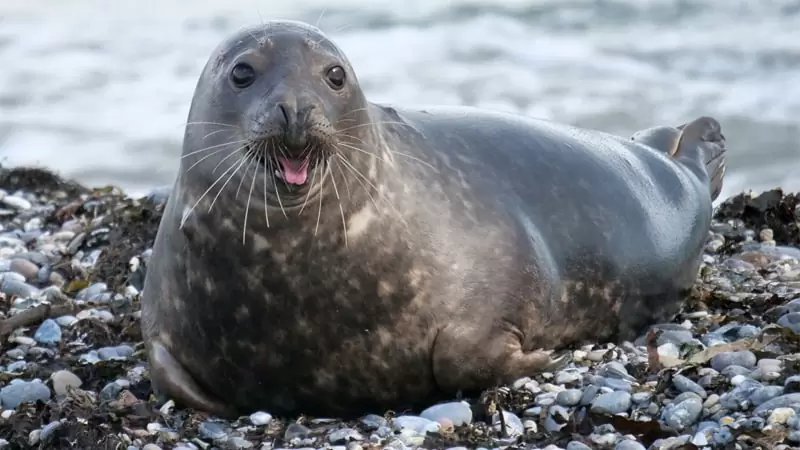
#> input picture opencv_101/seal1.png, 800 x 450 px
$ python getting_setting_pixels.py -i seal1.png
#> lines starting #> are read from the running program, lines starting #| are printed output that depends on the picture; after the words box and inside, x2 and y2 are one past the last pixel; in counts of white or black regions, pixels touching at a corner belong together
# USAGE
# python getting_setting_pixels.py -i seal1.png

# import the necessary packages
import argparse
import cv2

# construct the argument parser and parse the arguments
ap = argparse.ArgumentParser()
ap.add_argument("-i", "--image", type=str, default="seal1.png",
	help="path to the input image")
args = vars(ap.parse_args())

# load the image, grab its spatial dimensions (width and height),
# and then display the original image to our screen
image = cv2.imread(args["image"])
#> image is the input picture: shape (450, 800, 3); mean B, G, R 135, 129.7, 125.9
(h, w) = image.shape[:2]
#> h = 450; w = 800
cv2.imshow("Original", image)

# images are simply NumPy arrays -- with the origin (0, 0) located at
# the top-left of the image
(b, g, r) = image[0, 0]
#> b = 238; g = 233; r = 227
print("Pixel at (0, 0) - Red: {}, Green: {}, Blue: {}".format(r, g, b))
#| Pixel at (0, 0) - Red: 227, Green: 233, Blue: 238

# access the pixel located at x=50, y=20
(b, g, r) = image[30, 50]
#> b = 248; g = 239; r = 231
print("Pixel at (50, 20) - Red: {}, Green: {}, Blue: {}".format(r, g, b))
#| Pixel at (50, 20) - Red: 231, Green: 239, Blue: 248

# update the pixel at (50, 20) and set it to red
image[30, 50] = (0, 0, 255)
#> image: shape (450, 800, 3); under 0.01% of pixels changed, all inside (x1, y1, x2, y2) = (50, 30, 51, 31)
(b, g, r) = image[30, 50]
#> b = 0; g = 0; r = 255
print("Pixel at (30, 20) - Red: {}, Green: {}, Blue: {}".format(r, g, b))
#| Pixel at (30, 20) - Red: 255, Green: 0, Blue: 0

# compute the center of the image, which is simply the width and height
# divided by two
(cX, cY) = (w // 2, h // 2)
#> cX = 400; cY = 225

# since we are using NumPy arrays, we can apply array slicing to grab
# large chunks/regions of interest from the image -- here we grab the
# top-left corner of the image
tl = image[0:cY, 0:cX]
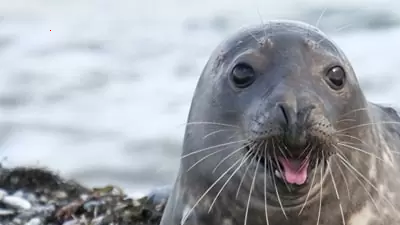
#> tl: shape (225, 400, 3); mean B, G, R 173.6, 167.5, 163.3
cv2.imshow("Top-Left Corner", tl)

# in a similar fashion, we can crop the top-right, bottom-right, and
# bottom-left corners of the image and then display them to our
# screen
tr = image[0:cY, cX:w]
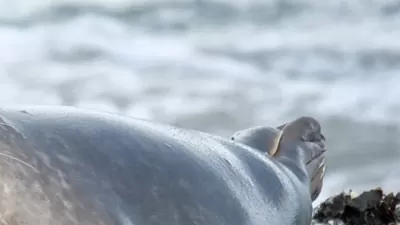
#> tr: shape (225, 400, 3); mean B, G, R 186.9, 175.8, 165
br = image[cY:h, cX:w]
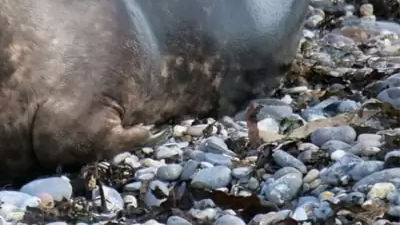
#> br: shape (225, 400, 3); mean B, G, R 105, 103, 103
bl = image[cY:h, 0:cX]
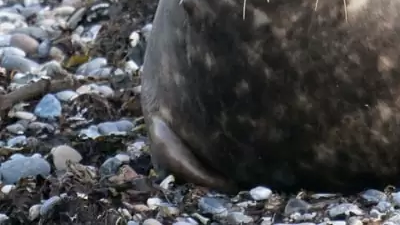
#> bl: shape (225, 400, 3); mean B, G, R 74.3, 72.7, 72.5
cv2.imshow("Top-Right Corner", tr)
cv2.imshow("Bottom-Right Corner", br)
cv2.imshow("Bottom-Left Corner", bl)

# set the top-left corner of the original image to be green
image[0:cY, 0:cX] = (0, 0, 255)
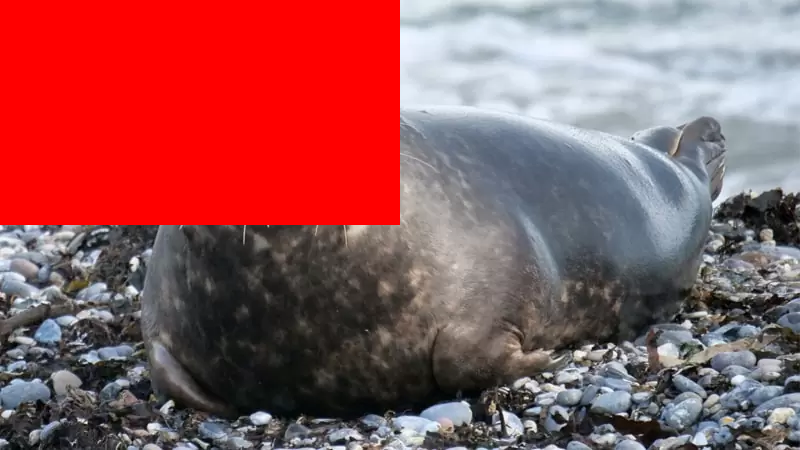
#> image: shape (450, 800, 3); mean B, G, R 91.6, 87.9, 148.9

# Show our updated image
cv2.imshow("Updated", image)
cv2.waitKey(5)
